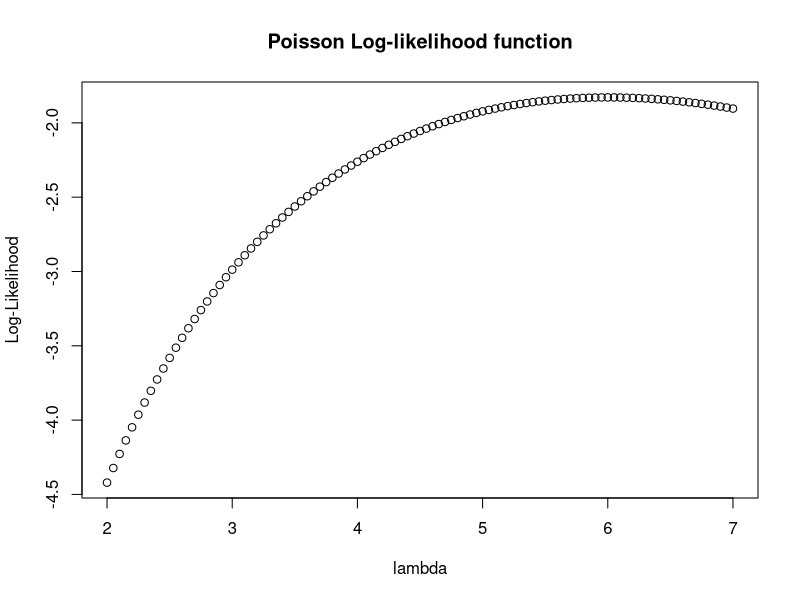
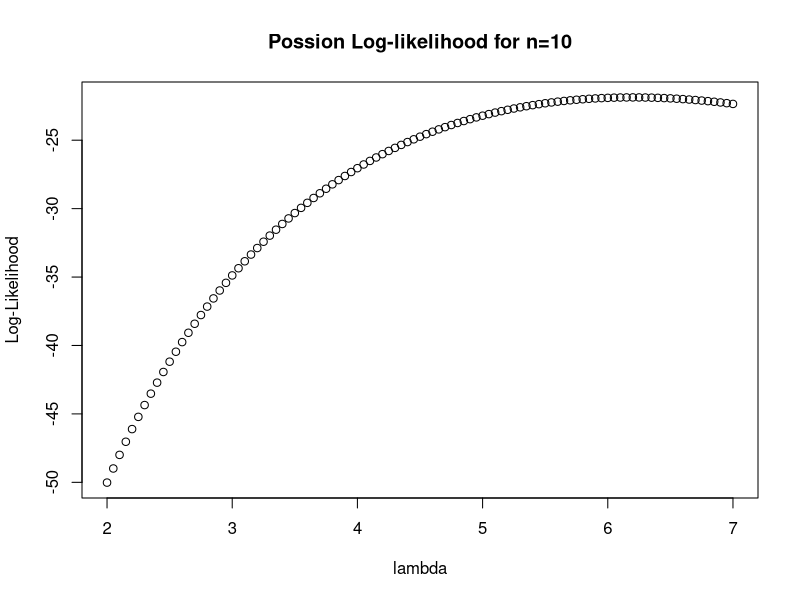
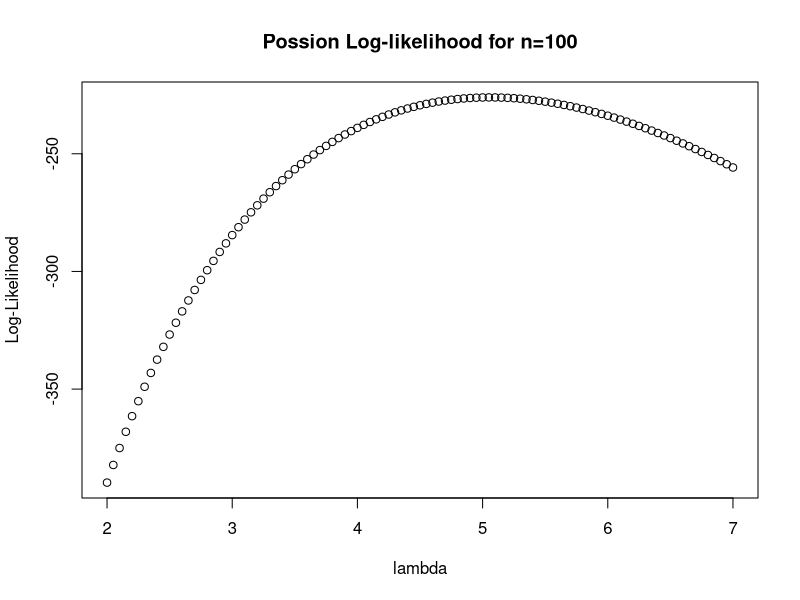

Write the R code that produced these figures, in order.
## ---- chunk 1
set.seed(12345)   #use this seed!
pdat1 <- rpois(1, lambda = 5)
pdat1
## ---- chunk 2
#create a vector of values from 2 to 7 in steps of 0.05
lambda <- seq(2, 7, by=.05)

#compute the log of poisson probabilities
ploglike <- dpois(pdat1, lambda, log = TRUE)

#combine the lambda values and the log probabilities as column vectors
head(cbind(lambda, ploglike))
## ---- chunk 3
lambda <- seq(2, 7, by=.05)
plot(ploglike ~ lambda, ylab='Log-Likelihood', xlab='lambda',type='b')
title('Poisson Log-likelihood function')
## ---- chunk 4
set.seed(12345) #use this seed!
n <- 10
pdat2 <- rpois(n, 5)   # this generates n binomial observations
pdat2
mean(pdat2)
## ---- chunk 5

ploglike2 <- 0
for (i in 1:n){
  ploglike2 <- ploglike2 + dpois(pdat2[i],lambda, log=TRUE)  
  #computes the sum of the log of binomial probabilities over the observations
} 

head(cbind(lambda, ploglike2))

plot(ploglike2 ~ lambda, ylab='Log-Likelihood', xlab='lambda', type='b')
title(paste('Possion Log-likelihood for n=10'))
## ---- chunk 6
set.seed(12345) #use this seed!
n <- 100
lambda <- seq(2, 7, by=.05)
pdat3 <- rpois(n, 5)   # this generates n binomial observations
pdat3
mean(pdat3)
## ---- chunk 7
ploglike3 <- 0
for (i in 1:n){
  ploglike3 <- ploglike3 + dpois(pdat3[i],lambda, log=TRUE)  
  #computes the sum of the log of binomial probabilities over the observations
} 

head(cbind(lambda, ploglike3))

plot(ploglike3 ~ lambda, ylab='Log-Likelihood', xlab='lambda', type='b')
title(paste('Possion Log-likelihood for n=100'))
